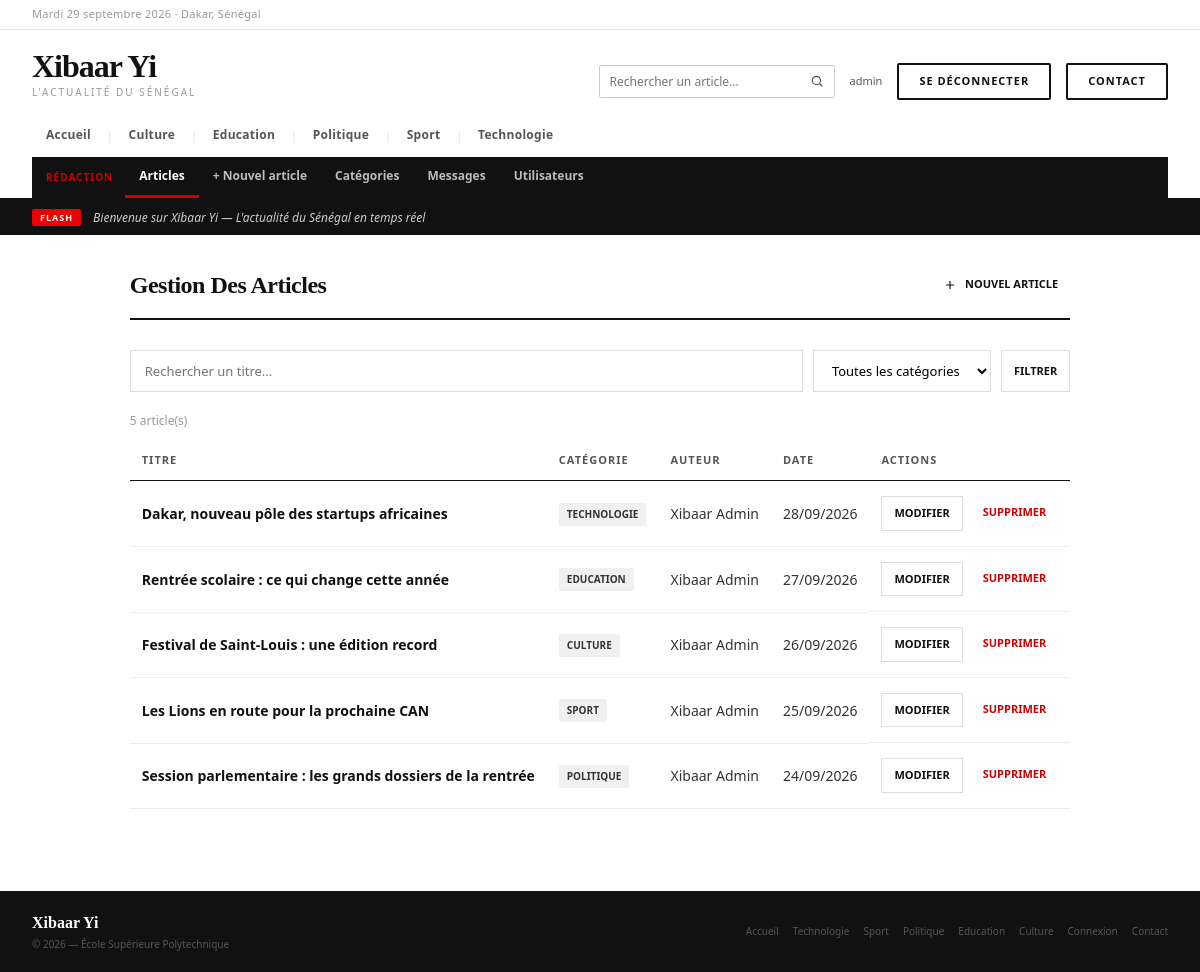
The app's page /admin/articles/liste.php (signed in) with its own data.
### tables this page shows
CREATE TABLE IF NOT EXISTS categories (
    id  INT AUTO_INCREMENT PRIMARY KEY,
    nom VARCHAR(100) NOT NULL UNIQUE
);

CREATE TABLE IF NOT EXISTS articles (
    id                 INT AUTO_INCREMENT PRIMARY KEY,
    titre              VARCHAR(255) NOT NULL,
    description_courte TEXT NOT NULL,
    contenu            LONGTEXT NOT NULL,
    image              VARCHAR(255) DEFAULT '',
    date_publication   DATETIME NOT NULL DEFAULT CURRENT_TIMESTAMP,
    vues               INT NOT NULL DEFAULT 0,
    id_categorie       INT NOT NULL,
    id_auteur          INT NOT NULL,
    FOREIGN KEY (id_categorie) REFERENCES categories(id) ON DELETE CASCADE,
    FOREIGN KEY (id_auteur)    REFERENCES utilisateurs(id) ON DELETE CASCADE
);

### includes/config.php (called while the page is built, shortened)
<?php
function url($chemin = '')
{
    return BASE_URL . '/' . ltrim($chemin, '/');
}

### public/admin/articles/liste.php (the view, shortened to what this page needs)
<?php
require_once __DIR__ . '/../../../includes/auth.php';
$recherche    = trim($_GET['q'] ?? '');
$conditions = [];
$params     = [];
$where = $conditions ? 'WHERE ' . implode(' AND ', $conditions) : '';
$stmt = $pdo->prepare("
    SELECT a.id, a.titre, a.date_publication,
           c.nom AS categorie_nom,
           CONCAT(u.prenom, ' ', u.nom) AS auteur_nom
    FROM articles a
    JOIN categories c   ON a.id_categorie = c.id
    JOIN utilisateurs u ON a.id_auteur = u.id
    $where
    ORDER BY a.date_publication DESC
");
$stmt->execute($params);
$articles = $stmt->fetchAll(PDO::FETCH_ASSOC);
include __DIR__ . '/../../../includes/entete.php';
?>
<div style="max-width:1100px; margin:32px auto; padding:0 24px;">
    <div class="page-header">
        <h1 class="page-title">Gestion des articles</h1>
        <a href="<?= url('admin/articles/ajouter.php') ?>" class="btn btn-primary">
            <svg width="14" height="14" viewBox="0 0 24 24" fill="none" stroke="currentColor" stroke-width="2"><path d="M12 5v14M5 12h14"/></svg>
            Nouvel article
        </a>
    </div>
    <form method="GET" action="<?= url('admin/articles/liste.php') ?>"
          style="display:flex; gap:10px; flex-wrap:wrap; margin-bottom:20px;">
        <input type="text" name="q" value="<?= htmlspecialchars($recherche) ?>" placeholder="Rechercher un titre..."
               style="flex:1; min-width:200px; padding:10px 14px; border:1px solid #ddd; font-size:13px; font-family:inherit;">
        <select name="categorie" style="padding:10px 14px; border:1px solid #ddd; font-size:13px; font-family:inherit; background:#fff;">
            <option value="0">Toutes les catégories</option>
        </select>
        <button type="submit" class="btn btn-secondary" style="cursor:pointer; font-family:inherit;">Filtrer</button>
    </form>
    <p style="font-size:12px; color:#999; margin-bottom:10px;"><?= count($articles) ?> article(s)</p>
    <?php if (empty($articles)) : ?>
        <p style="font-size:13px; color:#999;">Aucun article trouvé.</p>
    <?php else : ?>
    <table class="table">
        <thead>
            <tr>
                <th>Titre</th>
                <th>Catégorie</th>
                <th>Auteur</th>
                <th>Date</th>
                <th>Actions</th>
            </tr>
        </thead>
        <tbody>
            <?php foreach ($articles as $a): ?>
            <tr>
                <td>
                    <a href="<?= url('article.php') ?>?id=<?= $a['id'] ?>" style="color:#111; font-weight:600; text-decoration:none;">
                        <?= htmlspecialchars($a['titre']) ?>
                    </a>
                </td>
                <td><span class="badge"><?= htmlspecialchars($a['categorie_nom']) ?></span></td>
                <td><?= htmlspecialchars($a['auteur_nom']) ?></td>
                <td style="white-space:nowrap;"><?= date('d/m/Y', strtotime($a['date_publication'])) ?></td>
                <td style="display:flex; gap:8px;">
                    <a href="<?= url('admin/articles/modifier.php') ?>?id=<?= $a['id'] ?>" class="btn btn-secondary">Modifier</a>
                    <form method="POST" action="<?= url('admin/articles/supprimer.php') ?>" class="form-inline"
                          onsubmit="return confirm('Supprimer cet article ?')">
                        <button type="submit" class="btn btn-danger">Supprimer</button>
                    </form>
                </td>
            </tr>
            <?php endforeach; ?>
        </tbody>
    </table>
    <?php endif; ?>
</div>
<?php include __DIR__ . '/../../../includes/pied.php'; ?>

### includes/entete.php (shortened to what this page needs)
<?php
require_once __DIR__ . '/config.php';
?>
<!DOCTYPE html>
<html lang="fr">
<head>
    <link rel="stylesheet" href="<?= url('assets/css/style.css') ?>">
</head>
<body>
<div class="site">
    <div class="topbar">
        <div class="topbar-date">
            <?php
            $jours_fr = ['Monday'=>'Lundi','Tuesday'=>'Mardi','Wednesday'=>'Mercredi','Thursday'=>'Jeudi','Friday'=>'Vendredi','Saturday'=>'Samedi','Sunday'=>'Dimanche'];
            $mois_fr = ['January'=>'janvier','February'=>'février','March'=>'mars','April'=>'avril','May'=>'mai','June'=>'juin','July'=>'juillet','August'=>'août','September'=>'septembre','October'=>'octobre','November'=>'novembre','December'=>'décembre'];
            $nom_jour = $jours_fr[date('l')] ?? date('l');
            $nom_mois = $mois_fr[date('F')]  ?? date('F');
            echo $nom_jour . ' ' . date('j') . ' ' . $nom_mois . ' ' . date('Y') . ' · Dakar, Sénégal';
            ?>
        </div>
    </div>
    <div class="header">
        <div class="header-main">
            <a href="<?= url('index.php') ?>" style="text-decoration:none;">
                <div class="logo-wordmark">Xibaar Yi</div>
                <div class="logo-tagline">L'actualité du Sénégal</div>
            </a>
            <div class="header-actions">
                <form method="GET" action="<?= url('index.php') ?>" class="recherche" role="search">
                    <input type="search" name="q" placeholder="Rechercher un article..." aria-label="Rechercher un article"
                           value="<?= htmlspecialchars($_GET['q'] ?? '', ENT_QUOTES, 'UTF-8') ?>">
                    <button type="submit" aria-label="Lancer la recherche">
                        <svg width="14" height="14" viewBox="0 0 24 24" fill="none" stroke="currentColor" stroke-width="2"><circle cx="11" cy="11" r="7"/><path d="M21 21l-4.3-4.3"/></svg>
                    </button>
                </form>
                <?php if (isset($_SESSION['user_role'])) : ?>
                    <span style="font-size:11px; color:#555;">
                        <?php echo htmlspecialchars($_SESSION['user_login'], ENT_QUOTES, 'UTF-8'); ?>
                    </span>
                    <a href="<?= url('deconnexion.php') ?>" class="btn-cnx">Se déconnecter</a>
                <?php else : ?>
                    <a href="<?= url('connexion.php') ?>" class="btn-cnx">Se connecter</a>
                <?php endif; ?>
                <a href="<?= url('contact.php') ?>" class="btn-cnx">Contact</a>
            </div>
        </div>
        <nav class="nav-cats">
            <?php $active_all = (basename($_SERVER['SCRIPT_NAME'] ?? '') === 'index.php' && empty($_GET['categorie'])) ? 'active' : ''; ?>
            <a href="<?= url('index.php') ?>" class="<?php echo $active_all; ?>">Accueil</a>
            <?php
            if (isset($pdo)) {
                $stmt_nav = $pdo->query("SELECT id, nom FROM categories ORDER BY nom ASC");
                while ($cat = $stmt_nav->fetch(PDO::FETCH_ASSOC)) {
                    $nom = $cat['nom'];
                    $is_active = (isset($_GET['categorie']) && $_GET['categorie'] === $nom) ? 'active' : '';
                    echo '<span class="sep">|</span>';
                    echo '<a href="' . url('index.php') . '?categorie=' . urlencode($nom) . '" class="' . $is_active . '">';
                    echo htmlspecialchars($nom);
                    echo '</a>';
                }
            }
            ?>
        </nav>
        <?php if (in_array($_SESSION['user_role'] ?? '', ['editeur', 'administrateur'], true)) : ?>
            <?php
            $page_admin = $_SERVER['SCRIPT_NAME'] ?? '';
            $liens_admin = [
                'admin/articles/liste.php'     => 'Articles',
                'admin/articles/ajouter.php'   => '+ Nouvel article',
                'admin/categories/liste.php'   => 'Catégories',
                'admin/messages/liste.php'     => 'Messages',
            ];
            if ($_SESSION['user_role'] === 'administrateur') {
                $liens_admin['admin/utilisateurs/liste.php'] = 'Utilisateurs';
            }
            $lien_actif = null;
            foreach ($liens_admin as $chemin => $libelle) {
                if (substr($page_admin, -strlen($chemin)) === $chemin) {
                    $lien_actif = $chemin;
                }
            }
            ?>
            <nav class="nav-admin">
                <span class="nav-admin-titre">Rédaction</span>
                <?php foreach ($liens_admin as $chemin => $libelle) : ?>
                    <a href="<?= url($chemin) ?>" class="<?= $chemin === $lien_actif ? 'active' : '' ?>">
                        <?= $libelle ?>
                    </a>
                <?php endforeach; ?>
            </nav>
        <?php endif; ?>
    </div>
    <div class="ticker">
        <div class="ticker-label">FLASH</div>
        <div class="ticker-text">Bienvenue sur Xibaar Yi — L'actualité du Sénégal en temps réel</div>
    </div>

### records on screen
categories: nom "Culture"
categories: nom "Education"
categories: nom "Politique"
categories: nom "Sport"
categories: nom "Technologie"
articles: titre "Dakar, nouveau pôle des startups africaines", id_categorie.nom "TECHNOLOGIE", auteur_nom "Xibaar Admin", date_publication "28/09/2026"
articles: titre "Rentrée scolaire : ce qui change cette année", id_categorie.nom "EDUCATION", auteur_nom "Xibaar Admin", date_publication "27/09/2026"
articles: titre "Festival de Saint-Louis : une édition record", id_categorie.nom "CULTURE", auteur_nom "Xibaar Admin", date_publication "26/09/2026"
articles: titre "Les Lions en route pour la prochaine CAN", id_categorie.nom "SPORT", auteur_nom "Xibaar Admin", date_publication "25/09/2026"
articles: titre "Session parlementaire : les grands dossiers de la rentrée", id_categorie.nom "POLITIQUE", auteur_nom "Xibaar Admin", date_publication "24/09/2026"

### other values on screen
$_SESSION['user_login'] "admin"
$libelle "Articles"
$libelle "+ Nouvel article"
$libelle "Catégories"
$libelle "Messages"
$libelle "Utilisateurs"
count($articles) "5"
